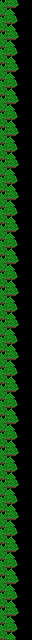

Tiled map render using the project's own tile images. Description and the whole map definition, tile-layer contents included, below:
An orthogonal 1x20 tile map with 32x32 px tiles, 1 tile layer (Tile Layer 1).

<map version="1.0" orientation="orthogonal" renderorder="right-down" width="1" height="20" tilewidth="32" tileheight="32" nextobjectid="1">
 <tileset firstgid="1" name="sledbg" tilewidth="32" tileheight="32" tilecount="4">
  <image source="../assets/tilemaps/sledbg.png" width="64" height="64" />
 </tileset>
 <layer name="Tile Layer 1" width="1" height="20">
  <data encoding="csv">
1,
1,
1,
1,
1,
1,
1,
1,
1,
1,
1,
1,
1,
1,
1,
1,
1,
1,
1,
1
</data>
 </layer>
</map>